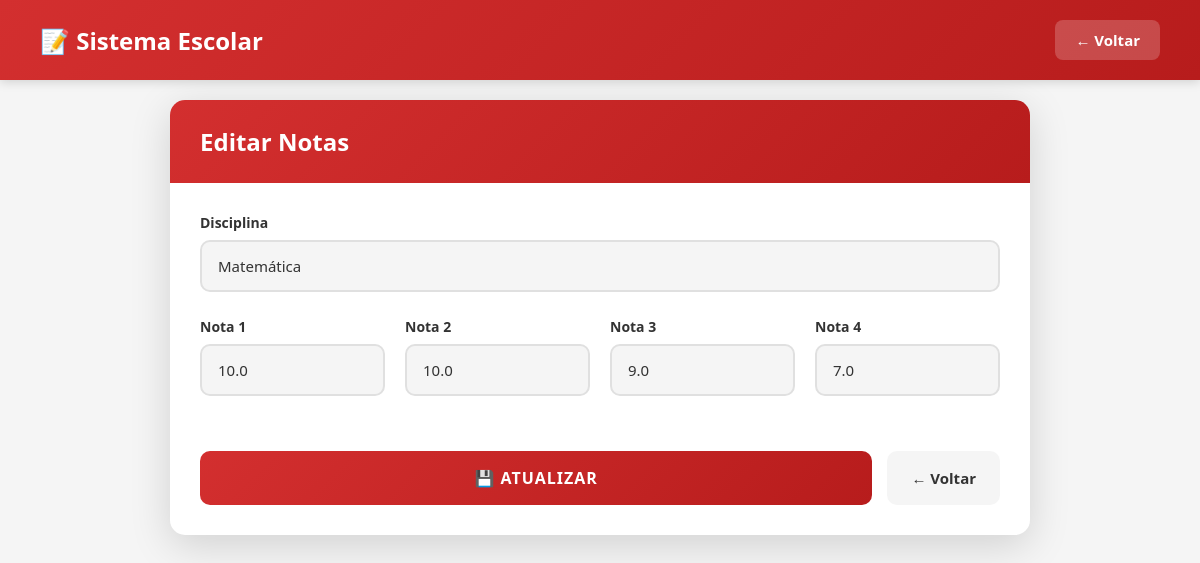
The app's page /editar_notas/1 (signed in) with its own data.
### tables this page shows
CREATE TABLE notas(
    id INTEGER PRIMARY KEY AUTOINCREMENT,
    aluno_id INTEGER NOT NULL,
    disciplina TEXT NOT NULL,
    nota1 REAL,
    nota2 REAL,
    nota3 REAL,
    nota4 REAL
);

### app.py (the view, shortened to what this page needs)
@app.route("/editar_notas/<int:id>", methods=["GET","POST"])
def editar_notas(id):
    if "usuario" not in session:
        return redirect("/")
    conn = sqlite3.connect("banco.db")
    cursor = conn.cursor()
    cursor.execute(
        "SELECT * FROM notas WHERE id=?",
        (id,)
    )
    nota = cursor.fetchone()
    conn.close()
    return render_template(
        "editar_notas.html",
        nota=nota
    )

### templates/editar_notas.html (shortened to what this page needs)
<!DOCTYPE html>
<html lang="pt-br">
<head>
    <link rel="stylesheet" href="{{ url_for('static', filename='css/editar_notas.css') }}">
</head>
<body>
    <header class="header">
        <h1>📝 Sistema Escolar</h1>
        <a href="/notas" class="btn-voltar">← Voltar</a>
    </header>
    <div class="container">
        <div class="form-card">
            <div class="card-header">
                <h2>Editar Notas</h2>
            </div>
            <div class="card-body">
                <form method="POST">
                    <div class="form-group">
                        <label for="disciplina">Disciplina</label>
                        <input type="text"
                               name="disciplina"
                               id="disciplina"
                               value="{{ nota[2] }}"
                               class="form-control"
                               placeholder="Nome da disciplina"
                               required>
                    </div>
                    <div class="notes-grid">
                        <div class="form-group">
                            <label for="nota1">Nota 1</label>
                            <input type="number"
                                   step="0.1"
                                   min="0"
                                   max="10"
                                   name="nota1"
                                   id="nota1"
                                   value="{{ nota[3] }}"
                                   class="form-control"
                                   placeholder="0 - 10"
                                   required>
                        </div>
                        <div class="form-group">
                            <label for="nota2">Nota 2</label>
                            <input type="number"
                                   step="0.1"
                                   min="0"
                                   max="10"
                                   name="nota2"
                                   id="nota2"
                                   value="{{ nota[4] }}"
                                   class="form-control"
                                   placeholder="0 - 10"
                                   required>
                        </div>
                        <div class="form-group">
                            <label for="nota3">Nota 3</label>
                            <input type="number"
                                   step="0.1"
                                   min="0"
                                   max="10"
                                   name="nota3"
                                   id="nota3"
                                   value="{{ nota[5] }}"
                                   class="form-control"
                                   placeholder="0 - 10"
                                   required>
                        </div>
                        <div class="form-group">
                            <label for="nota4">Nota 4</label>
                            <input type="number"
                                   step="0.1"
                                   min="0"
                                   max="10"
                                   name="nota4"
                                   id="nota4"
                                   value="{{ nota[6] }}"
                                   class="form-control"
                                   placeholder="0 - 10"
                                   required>
                        </div>
                    </div>
                    <div class="btn-group">
                        <button type="submit" class="btn-submit">
                            💾 Atualizar
                        </button>
                        <a href="/notas" class="btn-voltar">
                            ← Voltar
                        </a>
                    </div>
                </form>
            </div>
        </div>
    </div>
</body>
</html>

### static/css/editar_notas.css (style rules this page uses)
* { margin: 0; padding: 0; box-sizing: border-box; }
:root { --vermelho: #d32f2f; --vermelho-escuro: #b71c1c; --vermelho-claro: #ff5252; --verde: #4caf50; --cinza-escuro: #333333; --cinza-medio: #666666; --cinza-claro: #f5f5f5; --branco: #ffffff; --sombra: rgba(0, 0, 0, 0.1); --sombra-forte: rgba(0, 0, 0, 0.15); }
body { font-family: 'Segoe UI', Tahoma, Geneva, Verdana, sans-serif; background-color: var(--cinza-claro); min-height: 100vh; display: flex; flex-direction: column; }
.header { background: linear-gradient(135deg, var(--vermelho) 0%, var(--vermelho-escuro) 100%); color: var(--branco); padding: 20px 40px; display: flex; justify-content: space-between; align-items: center; box-shadow: 0 2px 10px var(--sombra-forte); position: fixed; top: 0; left: 0; right: 0; z-index: 100; }
.header h1 { font-size: 24px; font-weight: 600; display: flex; align-items: center; gap: 12px; }
.header .btn-voltar { background: rgba(255, 255, 255, 0.2); color: var(--branco); padding: 10px 20px; border-radius: 8px; text-decoration: none; font-weight: 600; transition: all 0.3s ease; }
.container { width: 100%; max-width: 900px; margin: 0 auto; padding: 100px 20px 40px; }
.form-card { background: var(--branco); border-radius: 15px; box-shadow: 0 10px 40px var(--sombra-forte); overflow: hidden; }
.card-header { background: linear-gradient(135deg, var(--vermelho) 0%, var(--vermelho-escuro) 100%); padding: 25px 30px; }
.card-header h2 { color: var(--branco); font-size: 24px; font-weight: 600; }
.card-body { padding: 30px; }
.form-group { margin-bottom: 25px; }
.form-group label { display: block; color: var(--cinza-escuro); font-size: 14px; font-weight: 600; margin-bottom: 8px; }
.form-control { width: 100%; padding: 14px 16px; border: 2px solid #e0e0e0; border-radius: 10px; font-size: 15px; font-family: 'Segoe UI', sans-serif; transition: all 0.3s ease; background: var(--cinza-claro); color: var(--cinza-escuro); }
.form-control::placeholder { color: #999; }
.notes-grid { display: grid; grid-template-columns: repeat(4, 1fr); gap: 20px; margin-bottom: 25px; }
.btn-group { display: flex; gap: 15px; margin-top: 30px; }
.btn-submit { flex: 1; padding: 16px 24px; background: linear-gradient(135deg, var(--vermelho) 0%, var(--vermelho-escuro) 100%); color: var(--branco); border: none; border-radius: 10px; font-size: 16px; font-weight: 700; font-family: 'Segoe UI', sans-serif; text-transform: uppercase; letter-spacing: 1px; cursor: pointer; transition: all 0.3s ease; display: flex; align-items: center; justify-content: center; gap: 10px; }
.btn-voltar { padding: 16px 24px; background: var(--cinza-claro); color: var(--cinza-escuro); border: none; border-radius: 10px; font-size: 15px; font-weight: 600; text-decoration: none; transition: all 0.3s ease; display: flex; align-items: center; justify-content: center; gap: 8px; }

### records on screen
notas: disciplina "Matemática", nota1 "10.0", nota2 "10.0", nota3 "9.0", nota4 "7.0"
